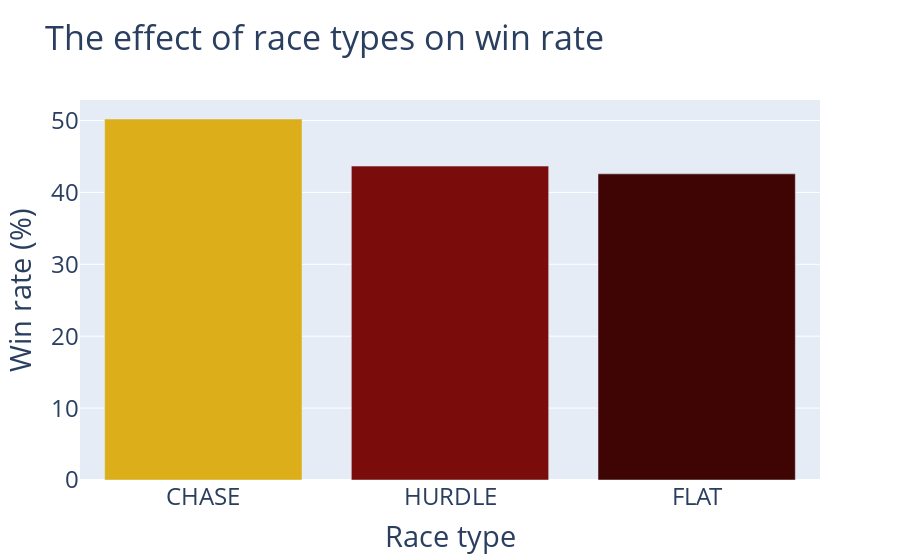

This figure's notebook cell:
### Markdown cell above
### Race_Type vs Win_Rate

### Code cell
race_type_df = calculate_win_rate(df, 'Race_Type')
fig = px.bar(
    x=race_type_df['Race_Type'],
    y=race_type_df['Win_Rate'],
    color=race_type_df['Win_Rate'],
    color_continuous_scale='oxy',
    title='The effect of race types on win rate',
    labels={'x': 'Race type', 'y': 'Win rate (%)'}
    )

fig.update_layout(xaxis={'categoryorder': 'total descending'}, font={'size': 24})
fig.update_coloraxes(showscale=False)
fig.write_image('../images/race-type-win-rate.png', scale=10)
fig

### Figure 1 — Plotly figure (JSON) as saved in the notebook; plotly's stock layout.template omitted (floating-point values rounded to 4 significant figures)
{"data": [{"alignmentgroup": "True", "hovertemplate": "Race type=%{x}<br>Win rate (%)=%{y}<br>color=%{marker.color}<extra></extra>", "legendgroup": "", "marker": {"color": [50.21, 42.58, 43.66], "coloraxis": "coloraxis", "pattern": {"shape": ""}}, "name": "", "offsetgroup": "", "orientation": "v", "showlegend": false, "textposition": "auto", "type": "bar", "x": ["CHASE", "FLAT", "HURDLE"], "xaxis": "x", "y": [50.21, 42.58, 43.66], "yaxis": "y"}], "layout": {"barmode": "relative", "coloraxis": {"colorbar": {"title": {"text": "color"}}, "colorscale": [[0, "rgb(63, 5, 5)"], [0.09091, "rgb(101, 6, 13)"], [0.1818, "rgb(138, 17, 9)"], [0.2727, "rgb(96, 95, 95)"], [0.3636, "rgb(119, 118, 118)"], [0.4545, "rgb(142, 141, 141)"], [0.5455, "rgb(166, 166, 165)"], [0.6364, "rgb(193, 192, 191)"], [0.7273, "rgb(222, 222, 220)"], [0.8182, "rgb(239, 248, 90)"], [0.9091, "rgb(230, 210, 41)"], [1, "rgb(220, 174, 25)"]], "showscale": false}, "font": {"size": 24}, "legend": {"tracegroupgap": 0}, "title": {"text": "The effect of race types on win rate"}, "xaxis": {"anchor": "y", "categoryorder": "total descending", "domain": [0, 1], "title": {"text": "Race type"}}, "yaxis": {"anchor": "x", "domain": [0, 1], "title": {"text": "Win rate (%)"}}}}
